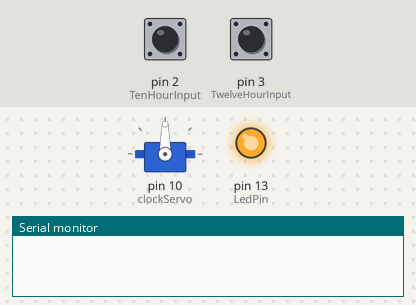
The sketch below on a simulated Arduino Uno, built with avr-gcc and run on an emulated ATmega328P. Parts: servo, output pins drawn as LEDs (lit = HIGH), the last lines printed to the serial monitor. Inputs (shaded band) come from the test bench; at power-on: pin 3 (TwelveHourInput) HIGH, pin 2 (TenHourInput) HIGH.

Above: at 1.2 s.
1.3 s: pin 3 (TwelveHourInput) pulled LOW for 0.15 s
At 1.45 s:
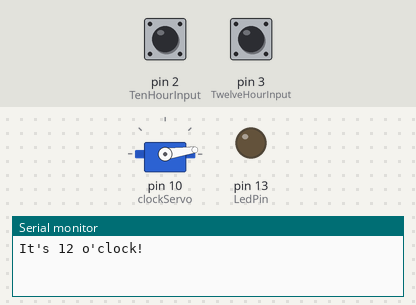
4.3 s: pin 2 (TenHourInput) pulled LOW for 0.15 s
At 4.63 s:
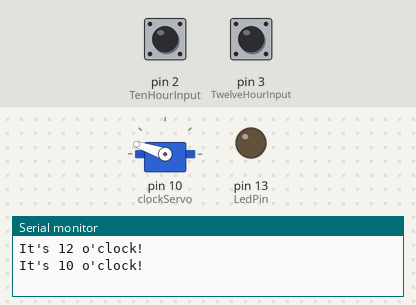
7.4 s: pin 2 (TenHourInput) pulled LOW for 3.2 s
At 10.9 s:
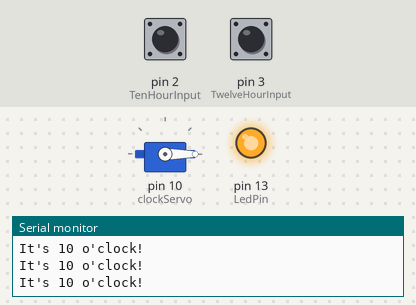
12.1 s: pin 3 (TwelveHourInput) pulled LOW for 1 s
At 12.85 s:
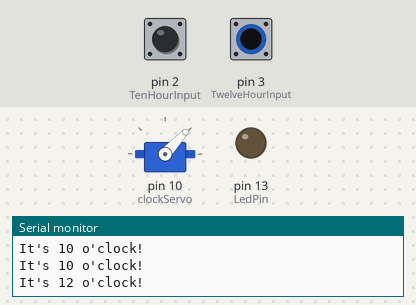
15.1 s: pin 3 (TwelveHourInput) pulled LOW for 3.2 s
At 16.5 s:
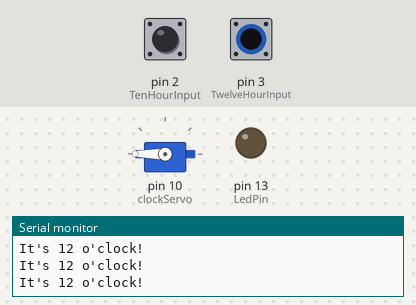
Timing chart, 0 to 19.8 s (numbered marks = the images above; inputs shaded):
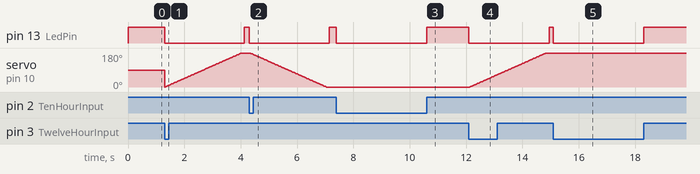

Measured:
- after the input at 1.3 s, pin 13 (LedPin): HIGH → LOW at once, → HIGH 2.8 s later
- after the input at 4.3 s, pin 13 (LedPin): HIGH → LOW at once, → HIGH 2.8 s later; servo on pin 10 (clockServo): moves from 180° to 0° over 2.7 s, starting at once
- after the input at 7.4 s, pin 13 (LedPin): HIGH → LOW at once, → HIGH 3.2 s later
- after the input at 12.1 s, pin 13 (LedPin): HIGH → LOW at once, → HIGH 2.8 s later; servo on pin 10 (clockServo): moves from 0° to 180° over 2.7 s, starting at once
- after the input at 15.1 s, pin 13 (LedPin): HIGH → LOW at once, → HIGH 3.2 s later

The sketch:

Clock_Reset_with_Stepper.ino
```cpp
#include <Servo.h>

Servo clockServo;         // create servo object to control a servo -- twelve servo objects can be created on most boards.
const int TenHourInput = 2;
const int TwelveHourInput = 3;
const int LedPin = 13;

int servoPosition = 0;
int TEMP = 0;

void setup() {
  //start serial connection
  Serial.begin(9600);
  //configure pin 2 as an input and enable the internal pull-up resistor
  pinMode(TenHourInput, INPUT_PULLUP);
  pinMode(TwelveHourInput, INPUT_PULLUP);
  pinMode(LedPin, OUTPUT);

  //Servo attaching code
  clockServo.attach(10); // attaches the servo on pin 9 to the servo object
}

void loop() {
  //read the pushbutton value into a variable
  int TenHourSwitchVal = digitalRead(TenHourInput);
  int TwelveHourSwitchVal = digitalRead(TwelveHourInput);

  // Keep in mind the pull-up means the pushbutton's logic is inverted. It goes
  // HIGH when it's open, and LOW when it's pressed. Turn on pin 13 when the
  // button's pressed, and off when it's not:
  if (TenHourSwitchVal == LOW) {
    //print out the value of the pushbutton
    Serial.println("It's 10 o'clock!");
    digitalWrite(LedPin, LOW);

    for (TEMP = 180; servoPosition >= 0; servoPosition -= 1) { // goes from 180 degrees to 0 degrees
      clockServo.write(servoPosition);              // tell servo to go to position in variable 'pos'

      //If the servo gets to the other clock position tell it to stop counting up
      if (digitalRead(TwelveHourInput) == LOW){
        break;
      }

      delay(15);                       // waits 15 ms for the servo to reach the position
    }

    delay(100);
  } else if (TwelveHourSwitchVal == LOW) {
    //print out the value of the pushbutton
    Serial.println("It's 12 o'clock!");
    digitalWrite(LedPin, LOW);

    for (TEMP = 0; servoPosition <= 180; servoPosition += 1) { // goes from 0 degrees to 180 degrees
      // in steps of 1 degree

      //If the servo gets to the other clock position tell it to stop counting up
      if (digitalRead(TenHourInput) == LOW){
        break;
      }

      clockServo.write(servoPosition);              // tell servo to go to position in variable 'pos'
      delay(15);                       // waits 15 ms for the servo to reach the position
    }

    delay(100);
  }
  else {
    digitalWrite(LedPin, HIGH);
  }
}
```
